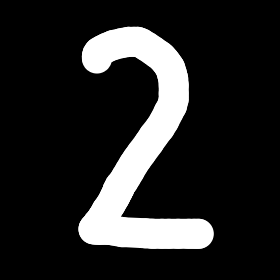
#> input picture Lenet_5_HLS/Real-time_Recognition/lenet_server/input.png, 280 x 280 px
$ python convert_image.py
#> lines starting #> are read from the running program, lines starting #| are printed output that depends on the picture
from PIL import Image
import numpy as np

# Đọc ảnh đầu vào và resize về 28x28
img = Image.open("input.png").convert("L").resize((28, 28))
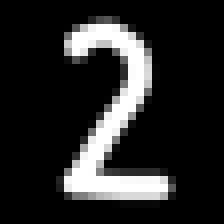
#> img: PIL image 28x28 L (shown 8 times larger); min 0, max 255, mean 39.2

# Chuẩn hóa pixel về [0, 1] và reshape cho model.predict() nếu cần
img_array = np.array(img).astype("float32") / 255.0
img_array_reshaped = img_array.reshape(1, 28, 28, 1)  # Dùng cho model.predict()

# Flatten để ghi ra file .txt
image_array = img_array.flatten()
#> image_array = 784 values, max 1 at index 96, min 0 at index 0, mean 0.154

# Ghi ra file với định dạng 6 chữ số sau dấu thập phân
output_path_model_input = "image.txt"
with open(output_path_model_input, "w") as f:
    f.write(' '.join(f'{val:.6f}' for val in image_array))

print(f"✅ Đã lưu ảnh chuẩn hóa vào file: {output_path_model_input}")
